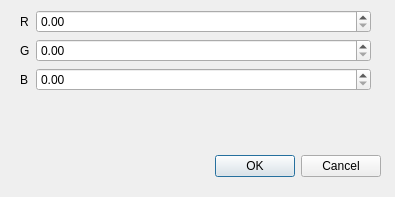
<?xml version="1.0" encoding="UTF-8"?>
<ui version="4.0">
 <class>AmbientLightDialog</class>
 <widget class="QDialog" name="AmbientLightDialog">
  <property name="geometry">
   <rect>
    <x>0</x>
    <y>0</y>
    <width>395</width>
    <height>197</height>
   </rect>
  </property>
  <property name="windowTitle">
   <string>Dialog</string>
  </property>
  <widget class="QDialogButtonBox" name="buttonBox">
   <property name="geometry">
    <rect>
     <x>40</x>
     <y>150</y>
     <width>341</width>
     <height>32</height>
    </rect>
   </property>
   <property name="orientation">
    <enum>Qt::Horizontal</enum>
   </property>
   <property name="standardButtons">
    <set>QDialogButtonBox::Cancel|QDialogButtonBox::Ok</set>
   </property>
  </widget>
  <widget class="QWidget" name="formLayoutWidget">
   <property name="geometry">
    <rect>
     <x>20</x>
     <y>10</y>
     <width>351</width>
     <height>121</height>
    </rect>
   </property>
   <layout class="QFormLayout" name="formLayout">
    <item row="0" column="0">
     <widget class="QLabel" name="label">
      <property name="text">
       <string>R</string>
      </property>
     </widget>
    </item>
    <item row="1" column="0">
     <widget class="QLabel" name="label_2">
      <property name="text">
       <string>G</string>
      </property>
     </widget>
    </item>
    <item row="2" column="0">
     <widget class="QLabel" name="label_3">
      <property name="text">
       <string>B</string>
      </property>
     </widget>
    </item>
    <item row="0" column="1">
     <widget class="QDoubleSpinBox" name="r"/>
    </item>
    <item row="1" column="1">
     <widget class="QDoubleSpinBox" name="g"/>
    </item>
    <item row="2" column="1">
     <widget class="QDoubleSpinBox" name="b"/>
    </item>
   </layout>
  </widget>
 </widget>
 <resources/>
 <connections>
  <connection>
   <sender>buttonBox</sender>
   <signal>accepted()</signal>
   <receiver>AmbientLightDialog</receiver>
   <slot>accept()</slot>
   <hints>
    <hint type="sourcelabel">
     <x>248</x>
     <y>254</y>
    </hint>
    <hint type="destinationlabel">
     <x>157</x>
     <y>274</y>
    </hint>
   </hints>
  </connection>
  <connection>
   <sender>buttonBox</sender>
   <signal>rejected()</signal>
   <receiver>AmbientLightDialog</receiver>
   <slot>reject()</slot>
   <hints>
    <hint type="sourcelabel">
     <x>316</x>
     <y>260</y>
    </hint>
    <hint type="destinationlabel">
     <x>286</x>
     <y>274</y>
    </hint>
   </hints>
  </connection>
 </connections>
</ui>
